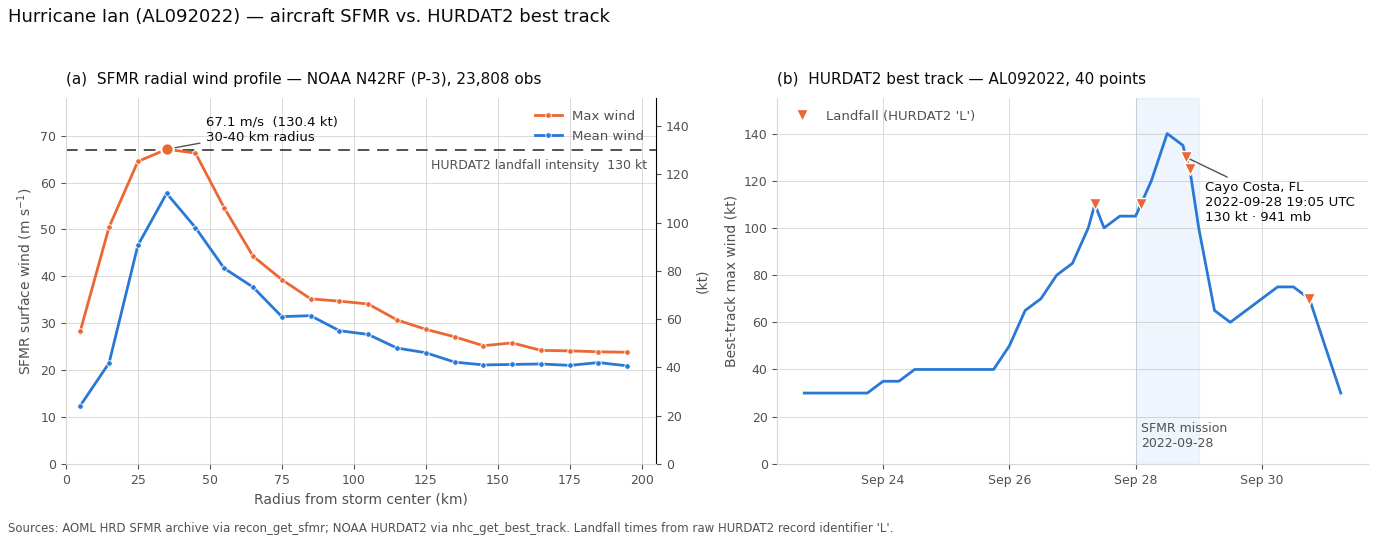

Python code for this plot:
"""Compare SFMR-measured surface wind against the HURDAT2 best track for Ian (2022).

Panel (a): SFMR radial wind profile from the NOAA N42RF (P-3) mission of
2022-09-28, as returned by recon_get_sfmr.
Panel (b): HURDAT2 best-track intensity from nhc_get_best_track.

The headline: the SFMR peak of 67.1 m/s (130.4 kt) matches the best-track
landfall intensity of 130 kt to better than 1 kt — two independent archives,
two different servers.

Inputs are the saved JSON responses of the MCP tools, so this replots without
network access. They were produced with these fixed arguments:

  recon_get_sfmr      year=2022, storm_name="ian", storm_number=9, basin="al",
                      filename="NOAA_SFMR20220928H1.nc", bin_size_km=10,
                      max_radius_km=200, response_format="json"
                      -> examples/ian_sfmr_NOAA20220928H1.json
  nhc_get_best_track  storm_id="AL092022", response_format="json"
                      -> examples/ian_besttrack_AL092022.json
"""

import json
import os
from datetime import datetime

import matplotlib

matplotlib.use("Agg")
import matplotlib.pyplot as plt
import matplotlib.dates as mdates

# Default 100 dpi keeps the PNG under 1600 px for on-screen review.
# For print (>=300 dpi at 190 mm column width):
#   FIG_DPI=300 FIG_OUT=submission/figures python3 examples/ian_sfmr_vs_besttrack.py
DPI = int(os.environ.get("FIG_DPI", "100"))
OUTDIR = os.environ.get("FIG_OUT", "examples")

MS_PER_KT = 0.514444
LANDFALL_KT = 130  # HURDAT2, 2022-09-28 1905 UTC, Cayo Costa FL

SERIES_1 = "#2a78d6"  # blue   — validated categorical slot 1
SERIES_2 = "#eb6834"  # orange — validated categorical slot 2
INK = "#0b0b0b"
MUTED = "#52514e"
GRID = "#d8d7d2"

# HURDAT2 flags landfall with record identifier 'L'. nhc_get_best_track parses
# that field but does not emit it, so the five landfall times below are taken
# from the raw HURDAT2 file rather than from the tool response.
LANDFALLS = [
    ("2022-09-27 08:30", 110, "W Cuba"),
    ("2022-09-28 02:00", 110, "Dry Tortugas"),
    ("2022-09-28 19:05", 130, "Cayo Costa, FL"),
    ("2022-09-28 20:35", 125, "Pirate Harbor, FL"),
    ("2022-09-30 18:05", 70, "Georgetown, SC"),
]


def load():
    """Load the saved SFMR and best-track tool responses."""
    with open("examples/ian_sfmr_NOAA20220928H1.json") as fh:
        sfmr = json.load(fh)
    with open("examples/ian_besttrack_AL092022.json") as fh:
        track = json.load(fh)
    return sfmr, track


def parse_track_time(s):
    """Parse a best-track datetime string like '20220928 1905 UTC'."""
    return datetime.strptime(s.replace(" UTC", ""), "%Y%m%d %H%M")


def plot_radial_profile(ax, mission):
    """Draw SFMR mean and max surface wind against radius from storm center."""
    bins = mission["profile"]
    centers = [(b["radius_min_km"] + b["radius_max_km"]) / 2 for b in bins]
    mean_ws = [b["mean_wind_ms"] for b in bins]
    max_ws = [b["max_wind_ms"] for b in bins]

    ax.axhline(
        LANDFALL_KT * MS_PER_KT,
        color=MUTED,
        linewidth=1.4,
        linestyle=(0, (6, 4)),
        zorder=2,
    )
    ax.annotate(
        f"HURDAT2 landfall intensity  {LANDFALL_KT} kt",
        xy=(202, LANDFALL_KT * MS_PER_KT),
        xytext=(0, -6),
        textcoords="offset points",
        ha="right",
        va="top",
        fontsize=9,
        color=MUTED,
    )

    ax.plot(centers, max_ws, color=SERIES_2, linewidth=2, marker="o", markersize=4,
            markeredgecolor="white", markeredgewidth=0.6, label="Max wind", zorder=4)
    ax.plot(centers, mean_ws, color=SERIES_1, linewidth=2, marker="o", markersize=4,
            markeredgecolor="white", markeredgewidth=0.6, label="Mean wind", zorder=3)

    peak_r = centers[max_ws.index(max(max_ws))]
    peak_w = max(max_ws)
    ax.plot([peak_r], [peak_w], marker="o", markersize=9, color=SERIES_2,
            markeredgecolor="white", markeredgewidth=1.6, zorder=5)
    ax.annotate(
        f"{peak_w:.1f} m/s  ({peak_w / MS_PER_KT:.1f} kt)\n{mission['peak_radius_km']} km radius",
        xy=(peak_r, peak_w),
        xytext=(28, 6),
        textcoords="offset points",
        fontsize=9.5,
        color=INK,
        arrowprops=dict(arrowstyle="-", color=MUTED, linewidth=1),
    )

    ax.set_xlabel("Radius from storm center (km)", fontsize=10, color=MUTED)
    ax.set_ylabel("SFMR surface wind (m s$^{-1}$)", fontsize=10, color=MUTED)
    ax.set_xlim(0, 205)
    ax.set_ylim(0, 78)

    # Secondary scale is the same measure in knots — a unit conversion, not a
    # second data axis.
    kt_ax = ax.secondary_yaxis(
        "right", functions=(lambda v: v / MS_PER_KT, lambda v: v * MS_PER_KT)
    )
    kt_ax.set_ylabel("(kt)", fontsize=10, color=MUTED)
    kt_ax.tick_params(colors=MUTED, labelsize=9)

    ax.set_title(
        f"(a)  SFMR radial wind profile — {mission['aircraft']}, "
        f"{mission['n_obs']:,} obs",
        fontsize=11, color=INK, loc="left", pad=10,
    )
    ax.legend(frameon=False, fontsize=9.5, loc="upper right", labelcolor=MUTED)


def plot_intensity(ax, track, mission_date):
    """Draw best-track intensity over time with landfalls marked."""
    pts = track["track_points"]
    times = [parse_track_time(p["datetime"]) for p in pts]
    winds = [p["max_wind"] for p in pts]

    day_start = datetime.strptime(mission_date, "%Y%m%d")
    day_end = day_start.replace(hour=23, minute=59)
    ax.axvspan(day_start, day_end, color=SERIES_1, alpha=0.07, zorder=1)
    ax.annotate(
        "SFMR mission\n2022-09-28",
        xy=(day_start, 6),
        xytext=(4, 0),
        textcoords="offset points",
        fontsize=9,
        color=MUTED,
        va="bottom",
    )

    ax.plot(times, winds, color=SERIES_1, linewidth=2, zorder=3)

    lf_times = [datetime.strptime(t, "%Y-%m-%d %H:%M") for t, _, _ in LANDFALLS]
    lf_winds = [w for _, w, _ in LANDFALLS]
    ax.plot(lf_times, lf_winds, linestyle="none", marker="v", markersize=9,
            color=SERIES_2, markeredgecolor="white", markeredgewidth=1,
            label="Landfall (HURDAT2 'L')", zorder=5)

    lf_t = datetime.strptime("2022-09-28 19:05", "%Y-%m-%d %H:%M")
    ax.annotate(
        "Cayo Costa, FL\n2022-09-28 19:05 UTC\n130 kt · 941 mb",
        xy=(lf_t, LANDFALL_KT),
        xytext=(14, -46),
        textcoords="offset points",
        fontsize=9.5,
        color=INK,
        arrowprops=dict(arrowstyle="-", color=MUTED, linewidth=1),
    )

    ax.set_ylabel("Best-track max wind (kt)", fontsize=10, color=MUTED)
    ax.set_ylim(0, 155)
    ax.xaxis.set_major_locator(mdates.DayLocator(interval=2))
    ax.xaxis.set_major_formatter(mdates.DateFormatter("%b %d"))
    ax.set_title(
        f"(b)  HURDAT2 best track — {track['storm_id']}, {track['count']} points",
        fontsize=11, color=INK, loc="left", pad=10,
    )
    ax.legend(frameon=False, fontsize=9.5, loc="upper left", labelcolor=MUTED)


def style(ax):
    """Apply recessive grid and axis styling."""
    ax.grid(True, color=GRID, linewidth=0.7, alpha=0.9)
    ax.set_axisbelow(True)
    for side in ("top", "right"):
        ax.spines[side].set_visible(False)
    for side in ("left", "bottom"):
        ax.spines[side].set_color(GRID)
    ax.tick_params(colors=MUTED, labelsize=9)


def main():
    sfmr, track = load()
    mission = sfmr["missions"][0]

    fig, (ax1, ax2) = plt.subplots(1, 2, figsize=(14, 5.4))
    plot_radial_profile(ax1, mission)
    plot_intensity(ax2, track, mission["date"])
    for ax in (ax1, ax2):
        style(ax)

    fig.suptitle(
        "Hurricane Ian (AL092022) — aircraft SFMR vs. HURDAT2 best track",
        fontsize=13, color=INK, x=0.006, ha="left", y=0.985,
    )
    fig.text(
        0.006, 0.015,
        "Sources: AOML HRD SFMR archive via recon_get_sfmr; NOAA HURDAT2 via "
        "nhc_get_best_track. Landfall times from raw HURDAT2 record identifier 'L'.",
        fontsize=8.5, color=MUTED, ha="left",
    )
    fig.tight_layout(rect=(0, 0.035, 1, 0.955))
    out = os.path.join(OUTDIR, "ian_sfmr_vs_besttrack.png")
    fig.savefig(out, dpi=DPI, facecolor="white")
    print(f"wrote {out}")


if __name__ == "__main__":
    main()
